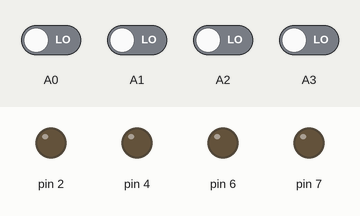
This sketch was run on a simulated Arduino Uno, built with avr-gcc and run on an emulated ATmega328P. On the bench: output pins drawn as LEDs (lit = HIGH). Inputs (shaded band) come from the test bench; at power-on: A0–3 LOW.

Above: at 1.2 s.
1.3 s: A0 driven HIGH
At 2.5 s:
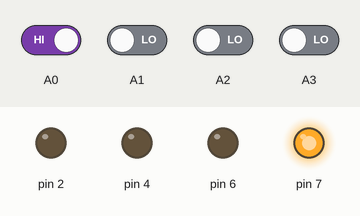
2.8 s: A1 driven HIGH
At 3.7 s:
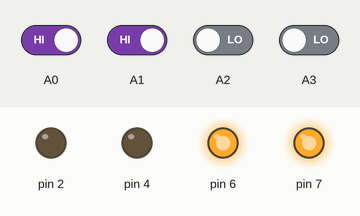
4.3 s: A2 driven HIGH
At 4.8 s:
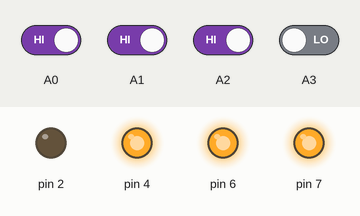
5.8 s: A3 driven HIGH
At 7.0 s:
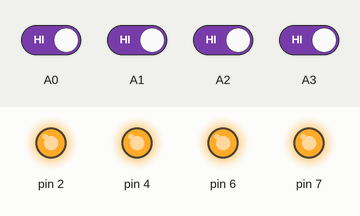
7.3 s: A0 driven LOW
At 8.3 s:
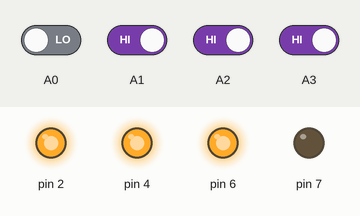
8.8 s: A1 driven LOW
At 9.5 s:
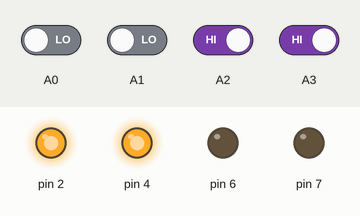
Timing chart, 0 to 11.3 s (numbered marks = the images above; inputs shaded):
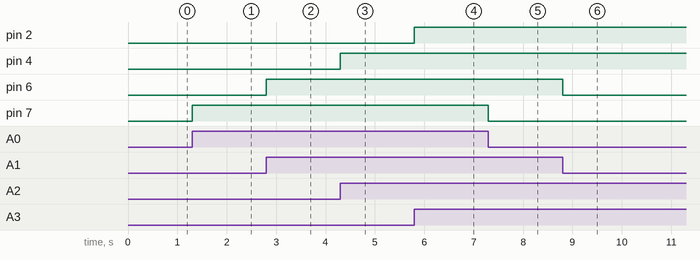

The sketch:

lab1polling.ino
```cpp
int x,y,z,a;
void setup()
{
  noInterrupts();
  pinMode(A0,INPUT);
  pinMode(A1,INPUT);
  pinMode(A2,INPUT);
  pinMode(A3,INPUT);
  pinMode(7,OUTPUT);
  pinMode(6,OUTPUT);
  pinMode(4,OUTPUT);
  pinMode(2,OUTPUT);
}

void loop()
{
  x=digitalRead(A0);
    y=digitalRead(A1);
    z=digitalRead(A2);
    a=digitalRead(A3);
    digitalWrite(7,x);
    digitalWrite(6,y);
    digitalWrite(4,z);
    digitalWrite(2,a);
}
```

Measured:
- after the input at 1.3 s, pin 7: LOW → HIGH at once
- after the input at 2.8 s, pin 6: LOW → HIGH at once
- after the input at 4.3 s, pin 4: LOW → HIGH at once
- after the input at 5.8 s, pin 2: LOW → HIGH at once
- after the input at 7.3 s, pin 7: HIGH → LOW at once
- after the input at 8.8 s, pin 6: HIGH → LOW at once
